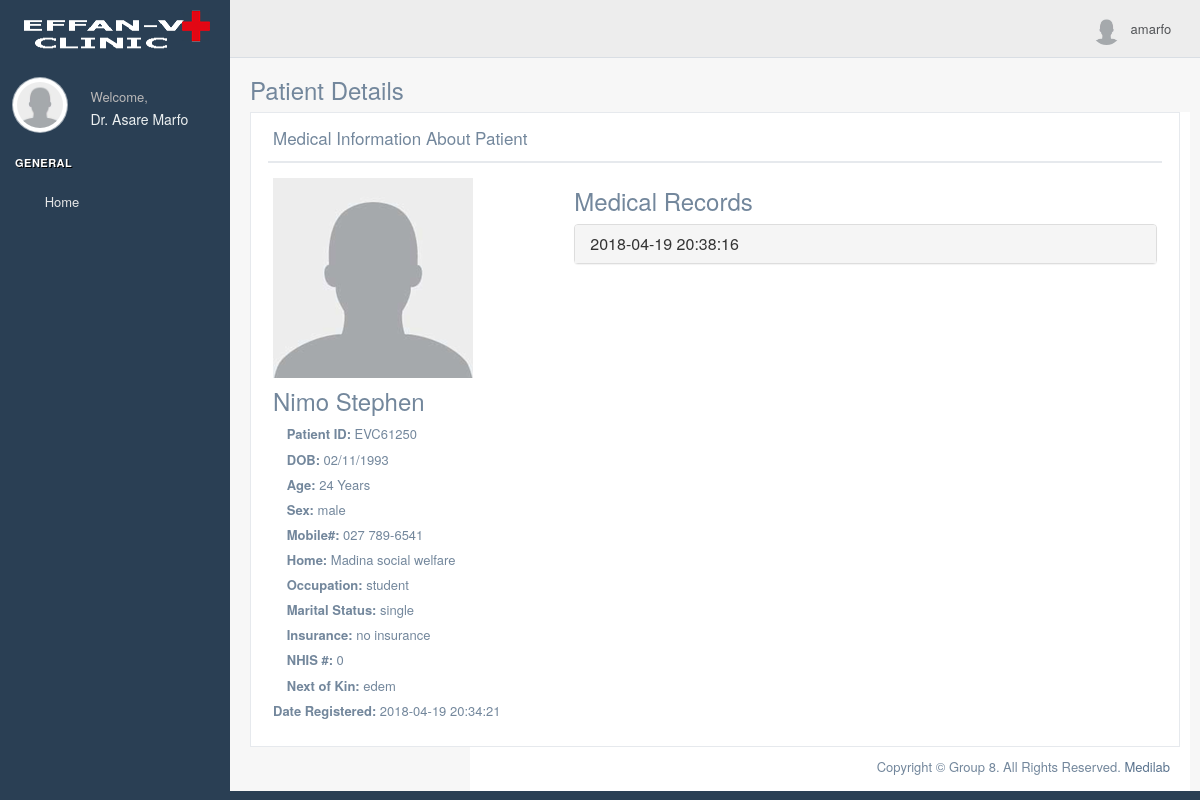
The page /doctor/patient.php?id=EVC61250 (signed in) on the database its author committed.
### tables this page shows
CREATE TABLE `patient` (
  `patientID` int(11) NOT NULL,
  `patientUniqueID` varchar(10) NOT NULL,
  `surname` varchar(50) DEFAULT NULL,
  `firstname` varchar(50) DEFAULT NULL,
  `dob` varchar(15) DEFAULT NULL,
  `age` int(3) DEFAULT NULL,
  `sex` varchar(10) DEFAULT NULL,
  `tel_num` varchar(15) DEFAULT NULL,
  `home_address` varchar(255) DEFAULT NULL,
  `occupation` varchar(255) DEFAULT NULL,
  `marital_status` varchar(10) DEFAULT NULL,
  `insurance` varchar(50) DEFAULT NULL,
  `nhis_number` int(10) DEFAULT NULL,
  `next_of_kin` varchar(255) DEFAULT NULL,
  `date_registered` timestamp NULL DEFAULT CURRENT_TIMESTAMP
);

CREATE TABLE `appointments` (
  `aid` int(11) NOT NULL,
  `patient_id` int(11) NOT NULL,
  `diagnosis` int(11) DEFAULT NULL,
  `vitals` int(11) DEFAULT NULL,
  `lab` int(11) DEFAULT NULL,
  `pharmacy` int(11) DEFAULT NULL,
  `appointmentDate` timestamp NOT NULL DEFAULT CURRENT_TIMESTAMP
);

### functions/queries.php (called while the page is built, shortened)
<?php
function connectDB()    {
    $connect_db = new Mysqli("localhost", "root", "", "patient_system");
    return $connect_db;
}
function viewPatient($id)   {
    $sql = "SELECT * FROM patient WHERE patientUniqueID = '$id'";
    $run = connectDB()->query($sql);
    if ($run->num_rows == 1)    {
        $fetch = $run->fetch_array();
        return $fetch;
    }   else {
        return false;
    }
}

### doctor/patient.php (the view, shortened to what this page needs)
<?php
require_once "../functions/queries.php";
$id = $_GET['id'];
$row = viewPatient($id);
?>
<?php include "includes/header.php"?>
    <div class="right_col" role="main">
        <div class="">
            <div class="page-title">
                <div class="title_left">
                    <h3>Patient Details</h3>
                </div>
            </div>
            <div class="clearfix"></div>
            <div class="row">
                <div class="col-md-12 col-sm-12 col-xs-12">
                    <div class="x_panel">
                        <div class="x_title">
                            <h2>Medical Information About Patient</h2>
                            <ul class="nav navbar-right panel_toolbox">
                                <li><a class="collapse-link"><i class="fa fa-chevron-up"></i></a>
                                </li>
                                <li><a class="close-link"><i class="fa fa-close"></i></a>
                                </li>
                            </ul>
                            <div class="clearfix"></div>
                        </div>
                        <div class="x_content">
                            <div class="row">
                                <div class="col-md-4 profile_left">
                                    <div class="profile_img">
                                        <div id="crop-avatar">
                                            <img class="img-responsive avatar-view" src="../assets/img/user.png" alt="Avatar" title="Change the avatar">
                                        </div>
                                    </div>
                                    <h3><?php echo $row['surname']. " ". $row['firstname']; ?></h3>
                                    <ul class="list-unstyled user_data">
                                        <li><i class="fa fa-info-circle"></i> <b>Patient ID: </b> <?php echo $row['patientUniqueID']; ?></li>
                                        <li><i class="fa fa-calendar"></i> <b>DOB:</b> <?php echo $row['dob']; ?> </li>
                                        <li><i class="fa fa-calendar"></i> <b>Age:</b> <?php echo $row['age']; ?> Years</li>
                                        <li><i class="fa fa-user"></i> <b>Sex: </b> <?php echo $row['sex']; ?> </li>
                                        <li><i class="fa fa-phone"></i> <b>Mobile#: </b> <?php echo $row['tel_num']; ?></li>
                                        <li><i class="fa fa-map-marker"></i> <b>Home: </b> <?php echo $row['home_address']; ?></li>
                                        <li><i class="fa fa-briefcase"></i> <b>Occupation: </b> <?php echo $row['occupation']; ?></li>
                                        <li><i class="fa fa-users"></i> <b>Marital Status: </b> <?php echo $row['marital_status']; ?></li>
                                        <li><i class="fa fa-book"></i> <b>Insurance: </b> <?php echo $row['insurance']; ?> </li>
                                        <li><i class="fa fa-book"></i> <b>NHIS #: </b> <?php echo $row['nhis_number']; ?> </li>
                                        <li><i class="fa fa-user"></i> <b>Next of Kin: </b> <?php echo $row['next_of_kin']; ?> </li>
                                        <li><b>Date Registered: </b> <?php echo $row['date_registered']; ?> </li>
                                    </ul>
                                </div>
                                <div class="col-md-8">
                                    <h3>Medical Records</h3>
                                    <?php
                                    $pid = $row['patientID'];
                                    $sql = "SELECT * FROM appointments WHERE  patient_id = '$pid'";
                                    $run = connectDB()->query($sql);
                                    if ($run->num_rows == 0)   {
                                        ?>
                                        <p>No medical records.</p>
                                        <?php
                                    }   else    {
                                        while($row = $run->fetch_array()) {
                                    ?>
                                    <div class="panel-group">
                                        <div class="panel panel-default">
                                            <div class="panel-heading" role="tab">
                                                <h4 class="panel-title">
                                                    <a role="button" data-toggle="collapse"
                                                       href="#collapse<?php echo $row['aid']; ?>"
                                                       aria-expanded="false"
                                                       aria-controls="collapse<?php echo $row['aid']; ?>">
                                                        <?php echo $row['appointmentDate']; ?>
                                                    </a>
                                                </h4>
                                            </div>
                                                <?php
                                                }
                                    }
                                    ?>
                            </div>
                        </div>
                    </div>
                </div>
            </div>
        </div>
    </div>
<?php include "includes/footer.php"?>

### doctor/includes/header.php (shortened to what this page needs)
<!DOCTYPE html>
<html lang="en">
<head>
    <link href="../assets/css/bootstrap.min.css" rel="stylesheet">
    <link href="../assets/css/nprogress.css" rel="stylesheet">
    <link href="../assets/css/font-awesome.min.css" rel="stylesheet">
    <link href="../assets/css/dataTables.bootstrap.css" rel="stylesheet">
    <link href="../assets/css/buttons.bootstrap.css" rel="stylesheet">
    <link href="../assets/css/custom.css" rel="stylesheet">
</head>
<body class="nav-md">
<div class="container body">
    <div class="main_container">
        <div class="col-md-3 left_col">
            <div class="left_col scroll-view">
                <div class="navbar nav_title" style="border: 0;">
                    <a href="index.php" class="site_title"><img src="../assets/img/headerlogo.png" alt="clinic logo" /> </a>
                </div>
                <div class="profile clearfix">
                    <div class="profile_pic">
                        <img src="../assets/img/user.png" alt="..." class="img-circle profile_img">
                    </div>
                    <div class="profile_info">
                        <span>Welcome,</span>
                        <h2><?php echo $_SESSION['fname']; ?></h2>
                    </div>
                    <div class="clearfix"></div>
                </div>
                <br />
                <div id="sidebar-menu" class="main_menu_side hidden-print main_menu">
                    <div class="menu_section">
                        <h3>General</h3>
                        <ul class="nav side-menu">
                            <li><a href="index.php"><i class="fa fa-home"></i> Home </a></li>
                        </ul>
                    </div>
                </div>
            </div>
        </div>
        <div class="top_nav">
            <div class="nav_menu">
                <nav>
                    <div class="nav toggle">
                        <a id="menu_toggle"><i class="fa fa-bars"></i></a>
                    </div>
                    <ul class="nav navbar-nav navbar-right">
                        <li class="">
                            <a href="javascript:;" class="user-profile dropdown-toggle" data-toggle="dropdown" aria-expanded="false">
                                <img src="../assets/img/user.png" alt=""><?php echo $_SESSION['uname']; ?>
                                <span class=" fa fa-chevron-circle-down"></span>
                            </a>
                        </li>
                    </ul>
                </nav>
            </div>
        </div>

### doctor/includes/footer.php (shortened to what this page needs)
<footer>
    <div class="pull-right">
        Copyright &copy; Group 8. All Rights Reserved. <a href="index.php">Medilab</a>
    </div>
</footer>
</div>
</div>
</body>
</html>

### rows shown on the page
patient: surname "Nimo", firstname "Stephen", patientUniqueID "EVC61250", dob "02/11/1993", age "24", sex "male", tel_num "027 789-6541", home_address "Madina social welfare", occupation "student", marital_status "single", insurance "no insurance", nhis_number "0", next_of_kin "edem", date_registered "2018-04-19 20:34:21"
appointments: appointmentDate "2018-04-19 20:38:16"

### other values the page prints
$_SESSION['fname'] "Dr. Asare Marfo"
$_SESSION['uname'] "amarfo"
